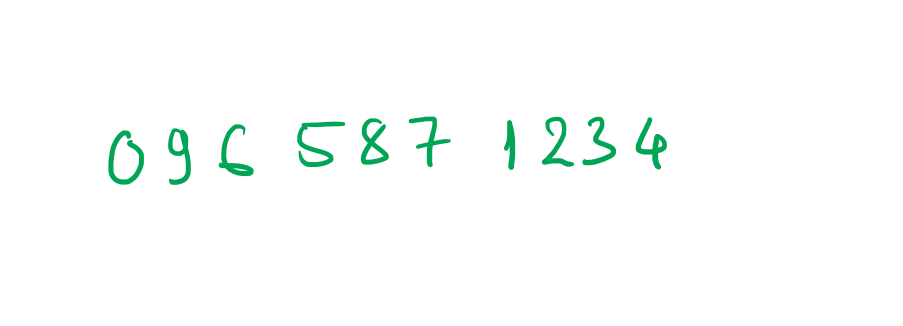
#> input picture Case_3/images/number.PNG, 1805 x 652 px, found by its file name (shown at 1/2 size)
$ python ApplyMnistDetect.py
#> lines starting #> are read from the running program, lines starting #| are printed output that depends on the picture; after the words box and inside, x2 and y2 are one past the last pixel; in counts of white or black regions, pixels touching at a corner belong together
import cv2 as cv
import numpy as np
import matplotlib.pyplot as plt
import pickle
from sklearn.neural_network import MLPClassifier

# import picture
img = cv.imread('Case_3/images/number.PNG',cv.IMREAD_COLOR)
#> img is the input picture: shape (652, 1805, 3); mean B, G, R 252, 253.4, 250.5

# convert to gray
gray = cv.cvtColor(img, cv.COLOR_BGR2GRAY)
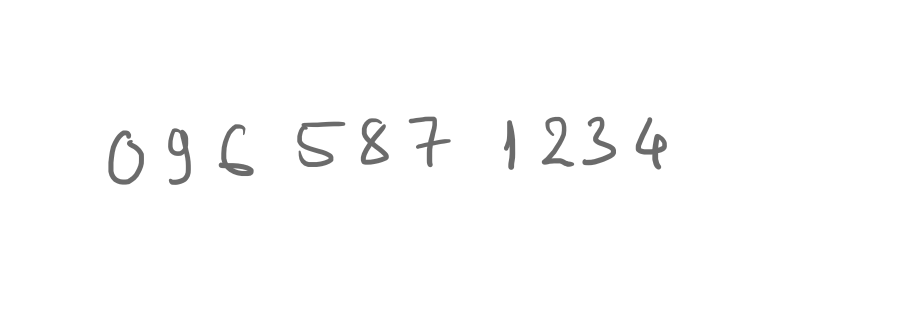
#> gray: shape (652, 1805) (shown at 1/2 size); min 107, max 255, mean 252.4

# Filter
gray = cv.GaussianBlur(gray,(3,3),1)

# Binary
# plt.hist(gray.ravel(),256,[0,256]); plt.show()
thresh=150
b_img = cv.threshold(gray, thresh, 255, cv.THRESH_BINARY_INV)[1]
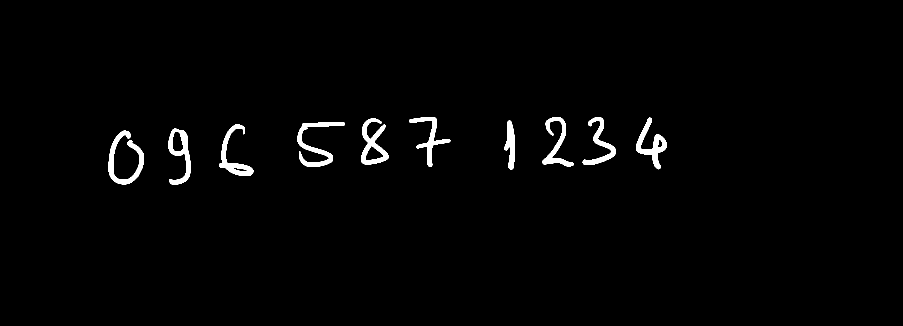
#> b_img: shape (652, 1805) (shown at 1/2 size); 1.6% white; 10 white regions, largest, box (x1, y1, x2, y2) and area: (217, 261, 287, 369) 2309, (595, 244, 690, 333) 2227, (722, 237, 777, 329) 2099

mlp = MLPClassifier(hidden_layer_sizes=(128,64), max_iter=1000)
#> (the run stopped early here; a loop or call above may not have finished)

$ run again, with Case_3/images/face2.png copied over Case_3/images/number.PNG
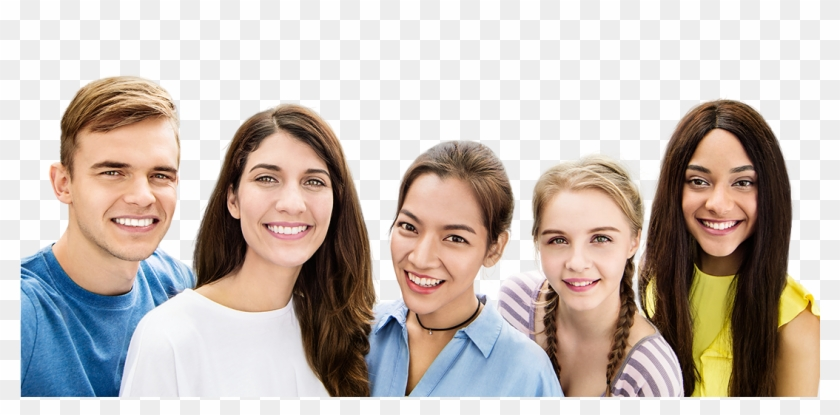
#> input picture Case_3/images/face2.png, 840 x 415 px, found by its file name
#> img is the input picture: shape (415, 840, 3); mean B, G, R 179.8, 186.5, 196.6
#> `gray = cv.cvtColor(img, cv.COLOR_BGR2GRAY)`:
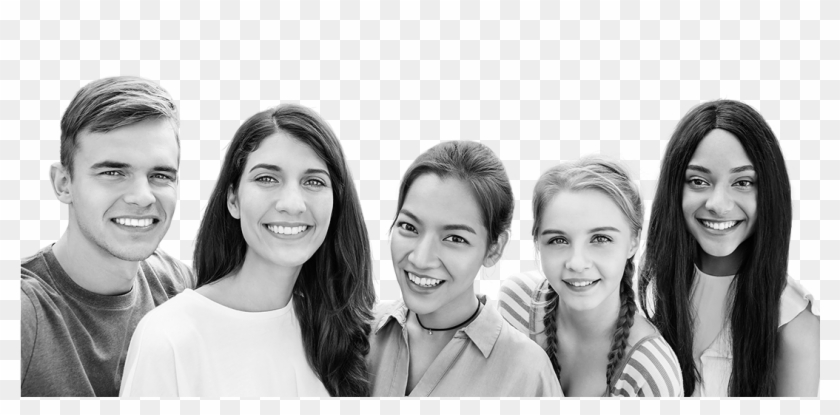
#> gray: shape (415, 840); min 1, max 255, mean 188.8
#> `b_img = cv.threshold(gray, thresh, 255, cv.THRESH_BINARY_INV)[1]`:
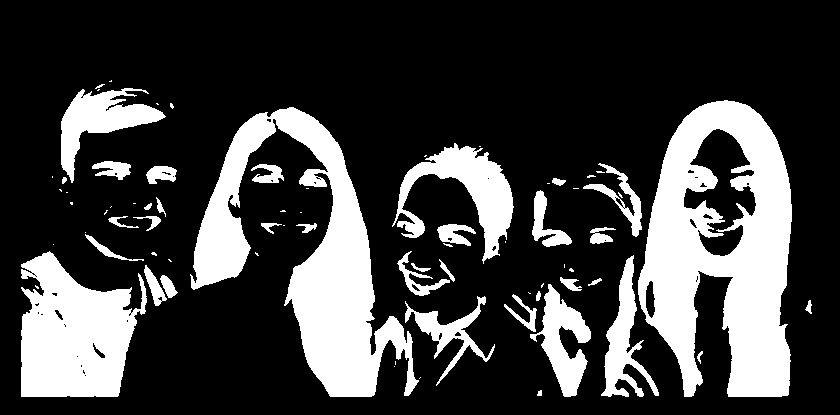
#> b_img: shape (415, 840); 24.8% white; 74 white regions (38 under 20 px), largest, box (x1, y1, x2, y2) and area: (638, 100, 792, 397) 27847, (190, 107, 419, 397) 22496, (21, 251, 147, 397) 12604
